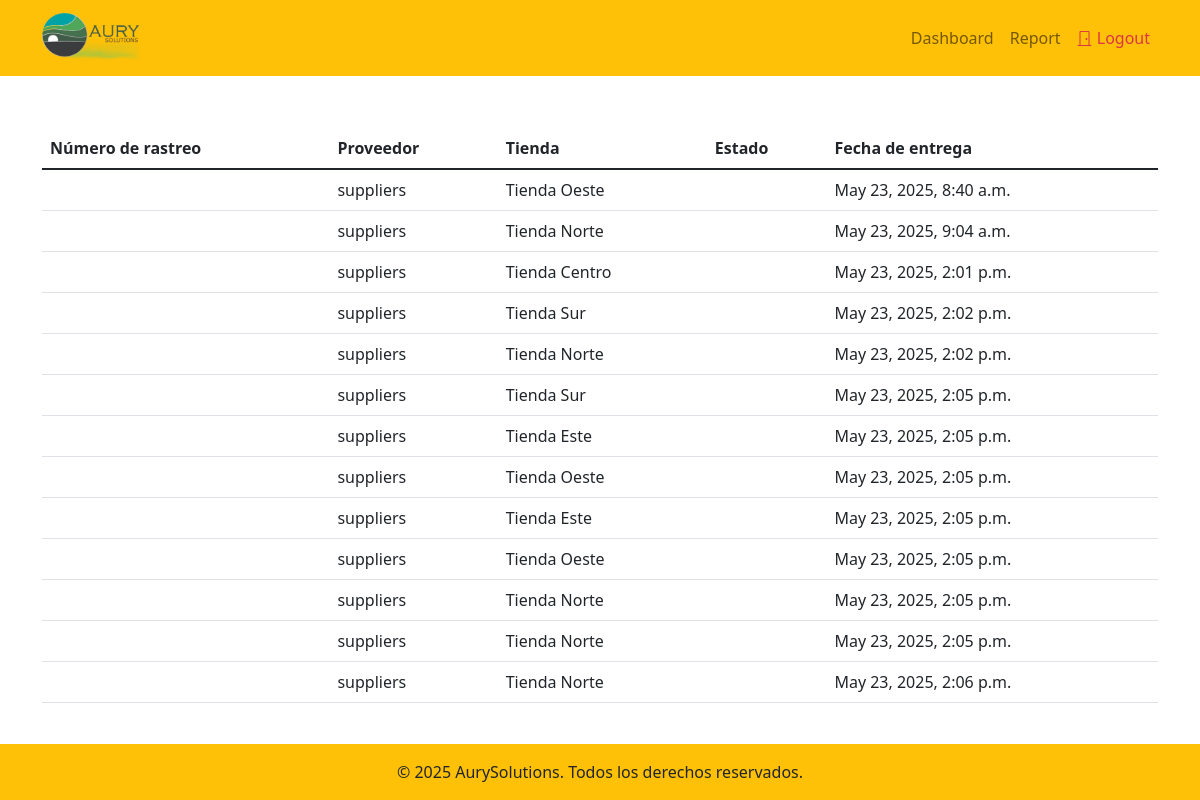
Screenshot of /supplier-deliveries/ (signed in) with the database file from the repository.
### core/models.py (models this page shows, shortened)
class SupplierDelivery(models.Model):
    supplier = models.ForeignKey(Supplier, on_delete=models.CASCADE)
    store = models.ForeignKey(Store, on_delete=models.CASCADE)
    product = models.ForeignKey(Product, on_delete=models.CASCADE)
    quantity = models.PositiveIntegerField()
    delivery_date = models.DateTimeField(auto_now_add=True)
    approved = models.BooleanField(default=False)  # Nuevo campo para aprobación

class Supplier(models.Model):
    user = models.OneToOneField(User, on_delete=models.CASCADE, null=True, blank=True)  # Auth relation
    name = models.CharField(max_length=150)
    contact_person = models.CharField(max_length=50, blank=True, null=True)
    phone = models.CharField(max_length=15, blank=True, null=True)
    email = models.EmailField(unique=True)
    street = models.CharField(max_length=250, blank=True, null=True)
    nif = models.CharField(max_length=20, unique=True)  # Tax ID

class Store(models.Model):
    name = models.CharField(max_length=100)
    street = models.CharField(max_length=250)
    phone = models.CharField(max_length=15, blank=True, null=True)
    image = models.ImageField(
        upload_to="img/product_images/",
        blank=True,
        null=True,
        default="img/sin-imagen.jpg",
        validators=[FileExtensionValidator(["jpg", "png", "jpeg"])]
    )

### core/views.py (the view)
# urls.py: path('supplier-deliveries/', supplier_delivery_dashboard, name='supplier_delivery_dashboard'),
@login_required
@permission_required('core.manage_supplier_deliveries', raise_exception=True)
def supplier_delivery_dashboard(request):
    deliveries = SupplierDelivery.objects.all()
    return render(request, 'core/supplier_deliveries.html', {'deliveries': deliveries})

### templates/core/supplier_deliveries.html
{% extends "base.html" %}
{% block content %}
    <div class="container mt-5">
        <table class="table">
            <thead>
            <tr>
                <th>Número de rastreo</th>
                <th>Proveedor</th>
                <th>Tienda</th>
                <th>Estado</th>
                <th>Fecha de entrega</th>
            </tr>
            </thead>
            <tbody>
            {% for delivery in deliveries %}
                <tr>
                    <td>{{ delivery.tracking_number }}</td>
                    <td>{{ delivery.supplier.name }}</td>
                    <td>{{ delivery.store.name }}</td>
                    <td>{{ delivery.status }}</td>
                    <td>{{ delivery.delivery_date }}</td>
                </tr>
            {% endfor %}
            </tbody>
        </table>
    </div>
{% endblock %}

### static/css/site.css (style rules this page uses)
html, body { height: 100%; margin: 0; }

### rows the page displays
SupplierDelivery: supplier.name "suppliers", store.name "Tienda Oeste", delivery_date "May 23, 2025, 8:40 a.m."
SupplierDelivery: supplier.name "suppliers", store.name "Tienda Norte", delivery_date "May 23, 2025, 9:04 a.m."
SupplierDelivery: supplier.name "suppliers", store.name "Tienda Centro", delivery_date "May 23, 2025, 2:01 p.m."
SupplierDelivery: supplier.name "suppliers", store.name "Tienda Sur", delivery_date "May 23, 2025, 2:02 p.m."
SupplierDelivery: supplier.name "suppliers", store.name "Tienda Norte", delivery_date "May 23, 2025, 2:02 p.m."
SupplierDelivery: supplier.name "suppliers", store.name "Tienda Sur", delivery_date "May 23, 2025, 2:05 p.m."
SupplierDelivery: supplier.name "suppliers", store.name "Tienda Este", delivery_date "May 23, 2025, 2:05 p.m."
SupplierDelivery: supplier.name "suppliers", store.name "Tienda Oeste", delivery_date "May 23, 2025, 2:05 p.m."
SupplierDelivery: supplier.name "suppliers", store.name "Tienda Este", delivery_date "May 23, 2025, 2:05 p.m."
SupplierDelivery: supplier.name "suppliers", store.name "Tienda Oeste", delivery_date "May 23, 2025, 2:05 p.m."
SupplierDelivery: supplier.name "suppliers", store.name "Tienda Norte", delivery_date "May 23, 2025, 2:05 p.m."
SupplierDelivery: supplier.name "suppliers", store.name "Tienda Norte", delivery_date "May 23, 2025, 2:05 p.m."
SupplierDelivery: supplier.name "suppliers", store.name "Tienda Norte", delivery_date "May 23, 2025, 2:06 p.m."
